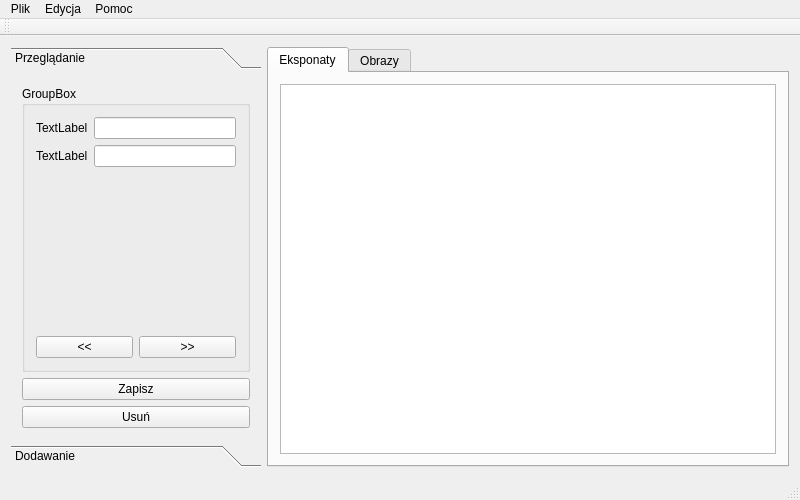
<?xml version="1.0" encoding="UTF-8"?>
<ui version="4.0">
 <class>MainWindow</class>
 <widget class="QMainWindow" name="MainWindow">
  <property name="geometry">
   <rect>
    <x>0</x>
    <y>0</y>
    <width>800</width>
    <height>500</height>
   </rect>
  </property>
  <property name="windowTitle">
   <string>MainWindow</string>
  </property>
  <widget class="QWidget" name="centralWidget">
   <property name="sizePolicy">
    <sizepolicy hsizetype="Maximum" vsizetype="Maximum">
     <horstretch>0</horstretch>
     <verstretch>0</verstretch>
    </sizepolicy>
   </property>
   <layout class="QHBoxLayout" name="horizontalLayout_2">
    <item>
     <widget class="QToolBox" name="toolBox">
      <property name="enabled">
       <bool>true</bool>
      </property>
      <property name="sizePolicy">
       <sizepolicy hsizetype="Fixed" vsizetype="Ignored">
        <horstretch>0</horstretch>
        <verstretch>0</verstretch>
       </sizepolicy>
      </property>
      <property name="minimumSize">
       <size>
        <width>250</width>
        <height>0</height>
       </size>
      </property>
      <widget class="QWidget" name="toolBoxPage1">
       <property name="geometry">
        <rect>
         <x>0</x>
         <y>0</y>
         <width>250</width>
         <height>378</height>
        </rect>
       </property>
       <property name="sizePolicy">
        <sizepolicy hsizetype="Minimum" vsizetype="Preferred">
         <horstretch>0</horstretch>
         <verstretch>0</verstretch>
        </sizepolicy>
       </property>
       <attribute name="label">
        <string>Przeglądanie</string>
       </attribute>
       <layout class="QHBoxLayout" name="horizontalLayout_3">
        <item>
         <layout class="QVBoxLayout" name="verticalLayout">
          <item>
           <widget class="QGroupBox" name="groupBox">
            <property name="title">
             <string>GroupBox</string>
            </property>
            <layout class="QVBoxLayout" name="verticalLayout_3">
             <item>
              <layout class="QFormLayout" name="formLayout">
               <property name="fieldGrowthPolicy">
                <enum>QFormLayout::AllNonFixedFieldsGrow</enum>
               </property>
               <item row="0" column="0">
                <widget class="QLabel" name="label">
                 <property name="text">
                  <string>TextLabel</string>
                 </property>
                </widget>
               </item>
               <item row="0" column="1">
                <widget class="QLineEdit" name="lineEdit"/>
               </item>
               <item row="1" column="0">
                <widget class="QLabel" name="label_2">
                 <property name="text">
                  <string>TextLabel</string>
                 </property>
                </widget>
               </item>
               <item row="1" column="1">
                <widget class="QLineEdit" name="lineEdit_2"/>
               </item>
              </layout>
             </item>
             <item>
              <spacer name="verticalSpacer">
               <property name="orientation">
                <enum>Qt::Vertical</enum>
               </property>
               <property name="sizeHint" stdset="0">
                <size>
                 <width>20</width>
                 <height>40</height>
                </size>
               </property>
              </spacer>
             </item>
             <item>
              <layout class="QHBoxLayout" name="horizontalLayout">
               <item>
                <widget class="QPushButton" name="pushButton">
                 <property name="text">
                  <string>&lt;&lt;</string>
                 </property>
                </widget>
               </item>
               <item>
                <widget class="QPushButton" name="pushButton_2">
                 <property name="text">
                  <string>&gt;&gt;</string>
                 </property>
                </widget>
               </item>
              </layout>
             </item>
            </layout>
           </widget>
          </item>
          <item>
           <widget class="QPushButton" name="pushButton_3">
            <property name="text">
             <string>Zapisz</string>
            </property>
           </widget>
          </item>
          <item>
           <widget class="QPushButton" name="pushButton_4">
            <property name="text">
             <string>Usuń</string>
            </property>
           </widget>
          </item>
         </layout>
        </item>
       </layout>
      </widget>
      <widget class="QWidget" name="toolBoxPage2">
       <property name="geometry">
        <rect>
         <x>0</x>
         <y>0</y>
         <width>184</width>
         <height>164</height>
        </rect>
       </property>
       <property name="sizePolicy">
        <sizepolicy hsizetype="Minimum" vsizetype="Preferred">
         <horstretch>0</horstretch>
         <verstretch>0</verstretch>
        </sizepolicy>
       </property>
       <attribute name="label">
        <string>Dodawanie</string>
       </attribute>
       <layout class="QHBoxLayout" name="horizontalLayout_4">
        <item>
         <layout class="QVBoxLayout" name="verticalLayout_2">
          <item>
           <layout class="QFormLayout" name="formLayout_2">
            <property name="fieldGrowthPolicy">
             <enum>QFormLayout::AllNonFixedFieldsGrow</enum>
            </property>
            <item row="2" column="0">
             <widget class="QLabel" name="label_3">
              <property name="text">
               <string>Typ</string>
              </property>
             </widget>
            </item>
            <item row="2" column="1">
             <widget class="QComboBox" name="comboBox"/>
            </item>
            <item row="3" column="0">
             <widget class="QLabel" name="label_4">
              <property name="text">
               <string>TextLabel</string>
              </property>
             </widget>
            </item>
            <item row="3" column="1">
             <widget class="QLineEdit" name="lineEdit_3"/>
            </item>
            <item row="4" column="0">
             <widget class="QLabel" name="label_5">
              <property name="text">
               <string>TextLabel</string>
              </property>
             </widget>
            </item>
            <item row="4" column="1">
             <widget class="QLineEdit" name="lineEdit_4"/>
            </item>
           </layout>
          </item>
          <item>
           <widget class="QPushButton" name="pushButton_5">
            <property name="text">
             <string>Dodaj</string>
            </property>
           </widget>
          </item>
          <item>
           <widget class="QPushButton" name="pushButton_6">
            <property name="text">
             <string>Anuluj</string>
            </property>
           </widget>
          </item>
         </layout>
        </item>
       </layout>
      </widget>
     </widget>
    </item>
    <item>
     <widget class="QTabWidget" name="tabWidget">
      <property name="currentIndex">
       <number>0</number>
      </property>
      <widget class="QWidget" name="tab">
       <attribute name="title">
        <string>Eksponaty</string>
       </attribute>
       <layout class="QHBoxLayout" name="horizontalLayout_5">
        <item>
         <widget class="QColumnView" name="columnView"/>
        </item>
       </layout>
      </widget>
      <widget class="QWidget" name="tab_2">
       <attribute name="title">
        <string>Obrazy</string>
       </attribute>
       <layout class="QHBoxLayout" name="horizontalLayout_6">
        <item>
         <widget class="QTableView" name="tableView"/>
        </item>
       </layout>
      </widget>
     </widget>
    </item>
   </layout>
  </widget>
  <widget class="QMenuBar" name="menuBar">
   <property name="geometry">
    <rect>
     <x>0</x>
     <y>0</y>
     <width>800</width>
     <height>18</height>
    </rect>
   </property>
   <widget class="QMenu" name="menuPlik">
    <property name="title">
     <string>Plik</string>
    </property>
    <addaction name="actionOtw_rz"/>
    <addaction name="actionZapis"/>
    <addaction name="actionZapisz_jako"/>
    <addaction name="separator"/>
    <addaction name="actionZamknij"/>
   </widget>
   <widget class="QMenu" name="menuEdycja">
    <property name="title">
     <string>Edycja</string>
    </property>
    <addaction name="actionDodaj"/>
    <addaction name="actionEdytuj"/>
    <addaction name="actionUsu"/>
   </widget>
   <widget class="QMenu" name="menuPomoc">
    <property name="title">
     <string>Pomoc</string>
    </property>
    <addaction name="actionO_programie"/>
   </widget>
   <addaction name="menuPlik"/>
   <addaction name="menuEdycja"/>
   <addaction name="menuPomoc"/>
  </widget>
  <widget class="QToolBar" name="mainToolBar">
   <attribute name="toolBarArea">
    <enum>TopToolBarArea</enum>
   </attribute>
   <attribute name="toolBarBreak">
    <bool>false</bool>
   </attribute>
  </widget>
  <widget class="QStatusBar" name="statusBar"/>
  <action name="actionOtw_rz">
   <property name="text">
    <string>Otwórz</string>
   </property>
  </action>
  <action name="actionZapis">
   <property name="text">
    <string>Zapis</string>
   </property>
  </action>
  <action name="actionZapisz_jako">
   <property name="text">
    <string>Zapisz jako</string>
   </property>
  </action>
  <action name="actionZamknij">
   <property name="text">
    <string>Wyjdź</string>
   </property>
  </action>
  <action name="actionDodaj">
   <property name="text">
    <string>Dodaj</string>
   </property>
  </action>
  <action name="actionEdytuj">
   <property name="text">
    <string>Edytuj</string>
   </property>
  </action>
  <action name="actionUsu">
   <property name="text">
    <string>Usuń</string>
   </property>
  </action>
  <action name="actionO_programie">
   <property name="text">
    <string>O programie</string>
   </property>
  </action>
 </widget>
 <layoutdefault spacing="6" margin="11"/>
 <resources/>
 <connections/>
</ui>
